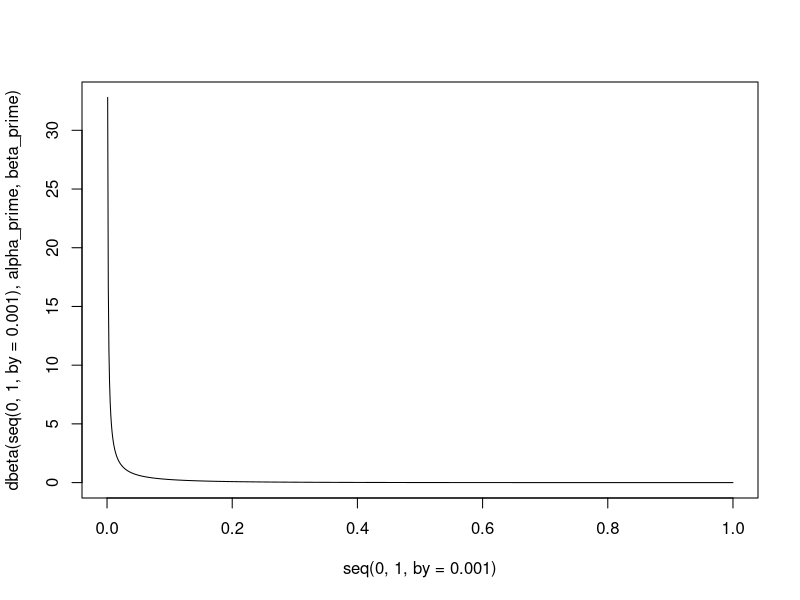
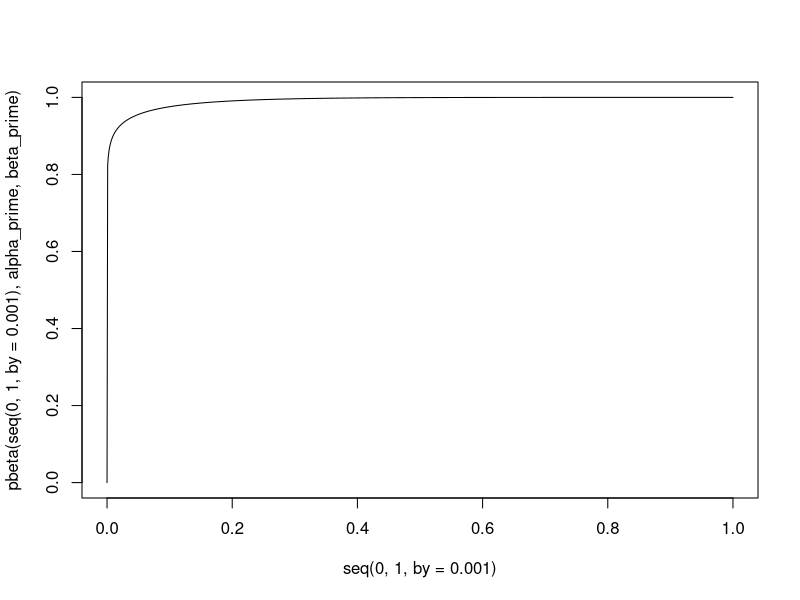

Recreate these plots in R, in order.
# After four rounds, only 0 observations, alpha = 0.04 and beta = 0.96

alpha_prime <- 0.04
beta_prime <- 0.96+4
(mean_post <- alpha_prime/(alpha_prime+beta_prime))
mean <- 0
# tau = 0.05
Ti <- 4
N <- 2500
log(N)

plot(seq(0,1,by = 0.001),dbeta(seq(0,1,by = 0.001), alpha_prime, beta_prime), type = "l")
plot(seq(0,1,by = 0.001),pbeta(seq(0,1,by = 0.001), alpha_prime, beta_prime), type = "l")
round(qbeta(1 - 1/Ti, alpha_prime, beta_prime),5)
round(qbeta(1 - 1/sqrt(Ti), alpha_prime, beta_prime),5)
round(qbeta(1 - 1/(Ti)^2, alpha_prime, beta_prime),5)
round(qbeta(1 - 1/(Ti)^5, alpha_prime, beta_prime),5)
round(qbeta(1 - 1/((Ti)*log(N)), alpha_prime, beta_prime),5)
round(qbeta(1 - 1/((Ti)*log(N)^5), alpha_prime, beta_prime),5)
round(qbeta(1 - 1/((Ti)*N), alpha_prime, beta_prime),5)
